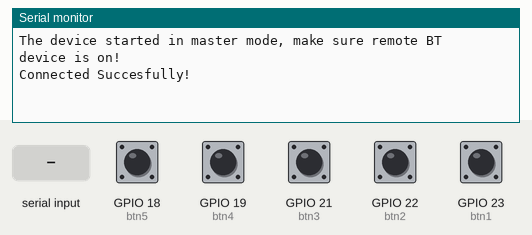
This program was run on a simulated ESP32. Parts: the last lines printed to the serial monitor. Inputs (shaded band) come from the test bench; at power-on: GPIO 18 (btn5), GPIO 19 (btn4), GPIO 21 (btn3), GPIO 22 (btn2), GPIO 23 (btn1) HIGH. Nothing arrives over Bluetooth unless stated.

Above: at 1.2 s.
1.3 s: "1" received over the second serial link
At 1.8 s:
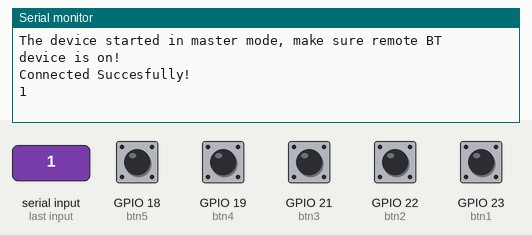
2.8 s: "0" received over the second serial link
At 4.1 s:
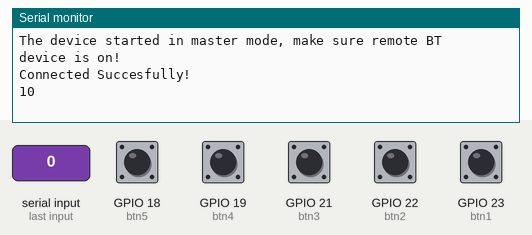

Measured:
- after the input at 1.3 s, the serial monitor: prints a new line at once (image 1)
- after the input at 2.8 s, the serial monitor: prints a new line at once (image 2)

The program:

main.cpp
```cpp
#include <Arduino.h>
#include "BluetoothSerial.h"

#define btn1 23
#define btn2 22
#define btn3 21
#define btn4 19
#define btn5 18

BluetoothSerial SerialBT;

String MACadd = "98:D3:61:F5:C8:69";//mudar
uint8_t address[6]  = {0x98, 0xD3, 0x61, 0xF5, 0xC8, 0x69};// mudar
String name = "HC-05";//mudar
char *pin = "1234"; //<- standard pin would be provided by default //mudar
bool connected;
bool aceso = false; //true

void setup() {
  pinMode(btn1, INPUT_PULLUP);
  pinMode(btn2, INPUT_PULLUP);
  pinMode(btn3, INPUT_PULLUP);
  pinMode(btn4, INPUT_PULLUP);
  pinMode(btn5, INPUT_PULLUP);

  Serial.begin(9600);
  SerialBT.begin("ESP32test", true);
  SerialBT.setPin(pin);
  Serial.println("The device started in master mode, make sure remote BT device is on!");

  connected = SerialBT.connect(address);

  if(connected) {
    Serial.println("Connected Succesfully!");

  } else {
    while(!SerialBT.connected(10000)) {
      Serial.println("Failed to connect. Make sure remote device is available and in range, then restart app.");
    }
  }
  // this would reconnect to the name(will use address, if resolved) or address used with connect(name/address).
  SerialBT.connect();
}

void loop() {
  if (digitalRead (btn1) == LOW )
{
    SerialBT.print("F");// A condição é verdadeira, faça algo..
    delay(100);
    SerialBT.print("S");
}

if (digitalRead (btn2) == LOW )
{
    SerialBT.print("B");// A condição é verdadeira, faça algo..
    delay(100);
    SerialBT.print("S");
}
if (digitalRead (btn3) == LOW )
{
    SerialBT.print("R");// A condição é verdadeira, faça algo..
    delay(100);
    SerialBT.print("S");
}
if (digitalRead (btn4) == LOW )
{
    SerialBT.print("L");// A condição é verdadeira, faça algo..
    delay(100);
    SerialBT.print("S");
}

 if(digitalRead(btn5) == LOW){
    delay(300);
    if (aceso)
     (SerialBT.print("w"));
    else
     (SerialBT.print("W"));
  // digitalWrite(SerialBT.print("W"), !digitalRead(SerialBT.print("w")));
aceso=!aceso; //a variavel recebe o proprio valor ao contrario
}
//ternario
// if(digitalRead(btn5) == LOW){
//     delay(300);
//     if (aceso){
//      (SerialBT.print("w"));
//      aceso = false;
//    }
//     else{
//      (SerialBT.print("W"));
//      aceso = true;
//  }
// }

  if (Serial.available()) {
    SerialBT.write(Serial.read());
  }
  if (SerialBT.available()) {
    Serial.write(SerialBT.read());
  }
}
```
